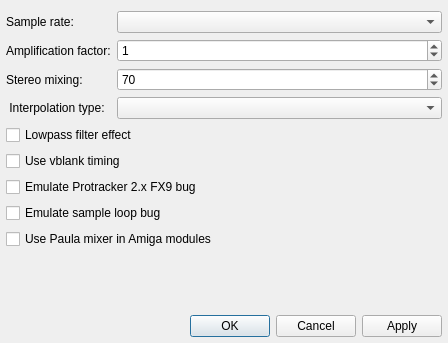
<?xml version="1.0" encoding="UTF-8"?>
<ui version="4.0">
 <class>XmpSettingsDialog</class>
 <widget class="QDialog" name="XmpSettingsDialog">
  <property name="geometry">
   <rect>
    <x>0</x>
    <y>0</y>
    <width>448</width>
    <height>343</height>
   </rect>
  </property>
  <property name="windowTitle">
   <string>XMP Plugin Settings</string>
  </property>
  <layout class="QVBoxLayout" name="verticalLayout">
   <property name="leftMargin">
    <number>6</number>
   </property>
   <property name="rightMargin">
    <number>6</number>
   </property>
   <property name="bottomMargin">
    <number>6</number>
   </property>
   <item>
    <layout class="QFormLayout" name="formLayout">
     <property name="fieldGrowthPolicy">
      <enum>QFormLayout::AllNonFixedFieldsGrow</enum>
     </property>
     <item row="1" column="0">
      <widget class="QLabel" name="label">
       <property name="text">
        <string>Amplification factor:</string>
       </property>
      </widget>
     </item>
     <item row="1" column="1">
      <widget class="QSpinBox" name="ampFactorSpinBox">
       <property name="maximum">
        <number>3</number>
       </property>
       <property name="value">
        <number>1</number>
       </property>
      </widget>
     </item>
     <item row="2" column="0">
      <widget class="QLabel" name="label_2">
       <property name="text">
        <string>Stereo mixing:</string>
       </property>
      </widget>
     </item>
     <item row="2" column="1">
      <widget class="QSpinBox" name="stereoMixingSpinBox">
       <property name="maximum">
        <number>100</number>
       </property>
       <property name="value">
        <number>70</number>
       </property>
      </widget>
     </item>
     <item row="3" column="0">
      <widget class="QLabel" name="label_3">
       <property name="text">
        <string> Interpolation type:</string>
       </property>
      </widget>
     </item>
     <item row="3" column="1">
      <widget class="QComboBox" name="intTypeComboBox"/>
     </item>
     <item row="4" column="0" colspan="2">
      <widget class="QCheckBox" name="lowPassCheckBox">
       <property name="text">
        <string>Lowpass filter effect</string>
       </property>
      </widget>
     </item>
     <item row="5" column="0" colspan="2">
      <widget class="QCheckBox" name="vblankCheckBox">
       <property name="text">
        <string>Use vblank timing</string>
       </property>
      </widget>
     </item>
     <item row="6" column="0" colspan="2">
      <widget class="QCheckBox" name="fx9BugCheckBox">
       <property name="text">
        <string>Emulate Protracker 2.x FX9 bug</string>
       </property>
      </widget>
     </item>
     <item row="0" column="0">
      <widget class="QLabel" name="label_4">
       <property name="text">
        <string>Sample rate:</string>
       </property>
      </widget>
     </item>
     <item row="0" column="1">
      <widget class="QComboBox" name="srateComboBox"/>
     </item>
     <item row="7" column="0" colspan="2">
      <widget class="QCheckBox" name="fixLoopCheckBox">
       <property name="text">
        <string>Emulate sample loop bug</string>
       </property>
      </widget>
     </item>
     <item row="8" column="0" colspan="2">
      <widget class="QCheckBox" name="a500CheckBox">
       <property name="text">
        <string>Use Paula mixer in Amiga modules</string>
       </property>
      </widget>
     </item>
    </layout>
   </item>
   <item>
    <widget class="QDialogButtonBox" name="buttonBox">
     <property name="sizePolicy">
      <sizepolicy hsizetype="Expanding" vsizetype="Fixed">
       <horstretch>0</horstretch>
       <verstretch>0</verstretch>
      </sizepolicy>
     </property>
     <property name="standardButtons">
      <set>QDialogButtonBox::Apply|QDialogButtonBox::Cancel|QDialogButtonBox::Ok</set>
     </property>
    </widget>
   </item>
  </layout>
 </widget>
 <resources/>
 <connections>
  <connection>
   <sender>buttonBox</sender>
   <signal>rejected()</signal>
   <receiver>XmpSettingsDialog</receiver>
   <slot>reject()</slot>
   <hints>
    <hint type="sourcelabel">
     <x>294</x>
     <y>362</y>
    </hint>
    <hint type="destinationlabel">
     <x>170</x>
     <y>371</y>
    </hint>
   </hints>
  </connection>
 </connections>
</ui>
